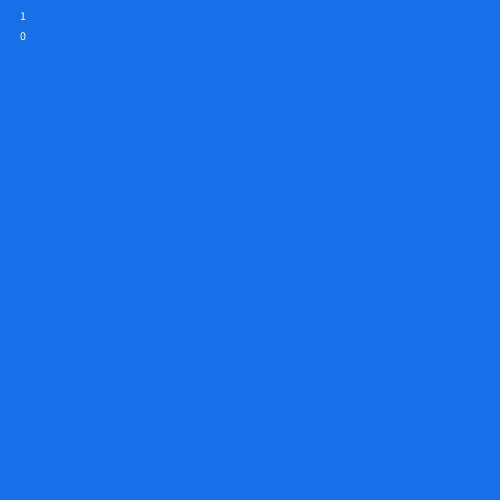
Frame 1 (no input)
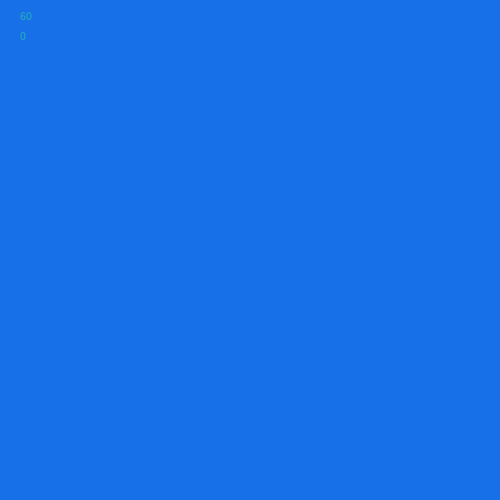
Frame 60 (the mouse pressed at the canvas centre just before this capture)
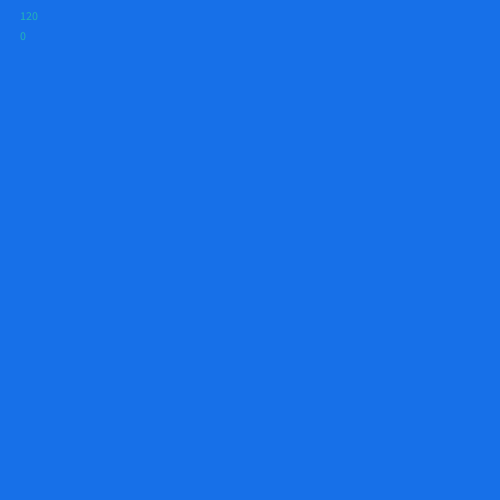
Frame 120 (the mouse held since frame 60 and released just before this capture)

The Processing sketch that drew these frames (run headless with seeded random() and noise(); from frame 60 on, the mouse is pressed at the canvas centre):

// Processing sketch: Class_Assignment
// ── Class_Assignment.pde
int arraysize = 100; //Universal Array Size
int counter; //Counter for Zoog
int md; //Mouse Delay
color[] c1 = new color[arraysize];
color[] c2 = new color[arraysize];
color[] c3 = new color[arraysize];

//Classes
Zoog Z[] = new Zoog[arraysize];

void setup () {
  size (500, 500);
  frameRate(60);
  smooth();
  //noStroke();
  ellipseMode (CENTER);
  rectMode (CENTER);

  for (int i=0; i < arraysize; i++) {
    randomize(); //Randomize Zoog Colors

    //Create Zoogs
    Z[i] = new Zoog(100, -1000, c1[i], c2[i], c3[i], 1);
  }
}

void draw () {
  background (23, 112, 232);
  md++; //If mouse is not pressed, increase

  //Debug
  text(md, 20, 20);
  text(counter, 20, 40);

  for (int i=0; i < arraysize; i++) { //Display and Move Zoogs
    Z[i].display();
    Z[i].move();

    if (mousePressed) {
      if (mouseButton == LEFT & md > 10) { //Reset mousedelay, change affected zoog
        counter = counter + 1;
        Z[counter].locate();
        md = 0;
      }
    }
  }
}

void randomize() {
  for (int i=0; i < arraysize; i++) {
    //Randomize Color
    c1[i] = color(random(0, 255), random(0, 255), random(0, 255));
    c2[i] = color(random(0, 255), random(0, 255), random(0, 255));
    c3[i] = color(random(0, 255), random(0, 255), random(0, 255));
  }
}
// ── Zoog.pde
class Zoog { 
  //Variables
  float x;
  float y;
  int ec;
  int bc;
  int fc;
  float s;


  //Constructor
  Zoog(float xpos, float ypos, int eyecolor, int bodycolor, int facecolor, float speed) { 
    x = xpos;
    y = ypos;
    ec = eyecolor;
    bc = bodycolor;
    fc = facecolor;
    s = speed;
  }

  //Functions
  void display() {
    //Zoog's Body
    stroke (0);
    fill (bc);
    rect (x, y, 20, 100);

    //Zoog's Head
    fill (fc);
    ellipse (x, y-30, 60, 60);

    //Zoog's Eyes
    fill (ec);
    ellipse (x-20, y-30, 16, 32);
    ellipse (x+20, y-30, 16, 32);

    //Zoog's Legs
    stroke (0);
    line (x-10, y+45, x-15, y + 70);
    line (x+10, y+45, x+15, y + 70);
  }

  void move() { 
    //Respawn if off-screen
    if (x > width + 50) x = -50;
    if (x < -50) x = width + 50;

    //Move 
    x = x + s;
  }

  void locate() {
    //Move Zoog to mouse location
    x = mouseX;
    y = mouseY;
  }
}
